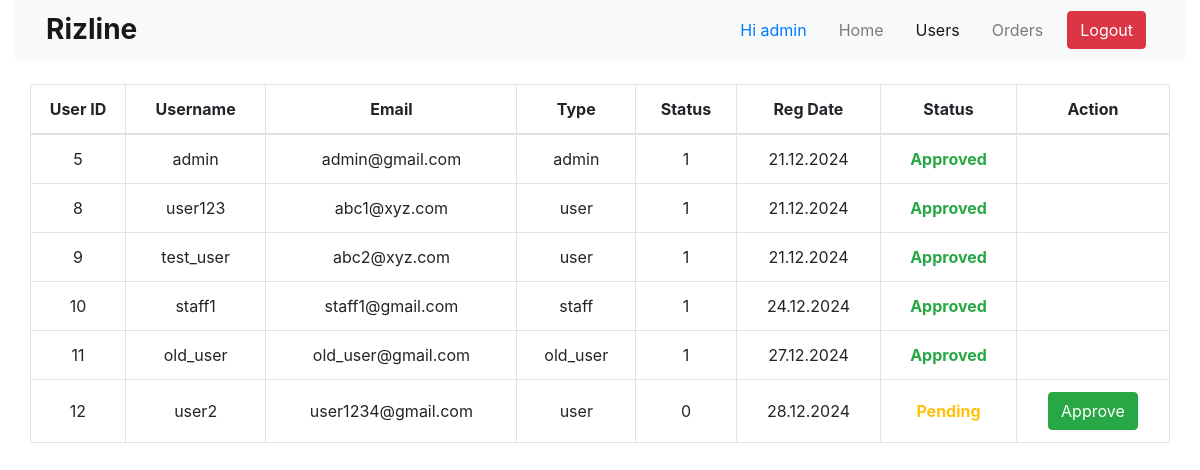
Screenshot of /users.php (signed in) with the database file from the repository.
### tables this page shows
CREATE TABLE `users` (
  `id` int NOT NULL,
  `username` varchar(255) NOT NULL,
  `password` varchar(255) NOT NULL,
  `email` varchar(255) NOT NULL,
  `user_type` enum('user','old_user','admin','staff') NOT NULL DEFAULT 'user',
  `reg_date` timestamp NOT NULL DEFAULT CURRENT_TIMESTAMP,
  `status` tinyint(1) NOT NULL DEFAULT '0'
);

### users.php (the view, shortened to what this page needs)
<!DOCTYPE html>
<html lang="en">
    <head>
        <link rel="stylesheet" href="https://cdn.jsdelivr.net/npm/bootstrap@4.4.1/dist/css/bootstrap.min.css"
>
        <link rel="stylesheet" href="https://cdn.jsdelivr.net/npm/bootstrap-icons@1.11.3/font/bootstrap-icons.min.css">
        <link href="https://cdnjs.cloudflare.com/ajax/libs/bootstrap-datepicker/1.9.0/css/bootstrap-datepicker.min.css"
            rel="stylesheet">
        <link rel="stylesheet" href="./style.css">
    </head>
    <body>
        <div class="container-fluid">
            <?php
            include './header.php';
            ?>
            <main class="mt-4">
                <div class="container-fluid">
                    <div class="table-responsive">
                        <table class="table table-bordered" style="width:100%">
                            <thead>
                                <tr class="text-center">
                                    <th>User ID</th>
                                    <th>Username</th>
                                    <th>Email</th>
                                    <th>Type</th>
                                    <th>Status</th>
                                    <th>Reg Date</th>
                                    <th>Status</th>
                                    <th>Action</th>
                                </tr>
                            </thead>
                            <tbody>
                                <?php
                                $sql1 = "SELECT * FROM users ORDER BY id ASC";
                                $result = mysqli_query($conn, $sql1);
                                ?>
                                <?php while ($row = mysqli_fetch_assoc($result)):
                                    ?>
                                    <tr class="text-center">
                                        <td class="col-sm-1 align-middle">
                                            <?php echo $row['id']; ?>
                                        </td>
                                        <td>
                                            <?php echo $row['username']; ?>
                                        </td>
                                        <td>
                                            <?php echo $row['email']; ?>
                                        </td>
                                        <td>
                                            <?php echo $row['user_type']; ?>
                                        </td>
                                        <td>
                                            <?php echo $row['status']; ?>
                                        </td>
                                        <td>
                                            <?php echo date('d.m.Y', strtotime($row['reg_date'])); ?>
                                        </td>
                                        <td>
                                            <?php echo $button = ($row['status'] == '0')? '<span class="font-weight-bold text-warning">Pending</span>' : '<span class="font-weight-bold text-success">Approved</span>'; ?>
                                        </td>
                                        <td>
                                            <?php echo $button = ($row['status'] == '0')? '<a class="btn btn-success text-white" href="./users.php?approve='.$row['id'].'">Approve</a>' : ''; ?>
                                        </td>
                                    </tr>
                                <?php endwhile; ?>
                            </tbody>
                        </table>
                    </div>
                </div>
            </main>
        </div>
    </body>
</html>

### style.css (style rules this page uses)
* { scrollbar-width: thin; }
.table th, .table td { vertical-align: middle; }

### rows the page displays
users: id "5", username "admin", email "admin@gmail.com", user_type "admin", status "1", reg_date "21.12.2024", shows "Approved"
users: id "8", username "user123", email "abc1@xyz.com", user_type "user", status "1", reg_date "21.12.2024", shows "Approved"
users: id "9", username "test_user", email "abc2@xyz.com", user_type "user", status "1", reg_date "21.12.2024", shows "Approved"
users: id "10", username "staff1", email "staff1@gmail.com", user_type "staff", status "1", reg_date "24.12.2024", shows "Approved"
users: id "11", username "old_user", email "old_user@gmail.com", user_type "old_user", status "1", reg_date "27.12.2024", shows "Approved"
users: id "12", username "user2", email "user1234@gmail.com", user_type "user", status "0", reg_date "28.12.2024", shows "Pending"

### other values shown
$_SESSION['username'] "admin"
